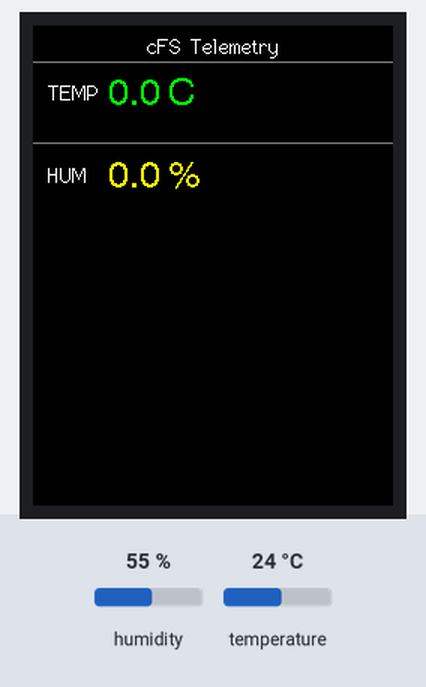
Recording of a program running on a simulated ESP32. Shown: 240×320 colour display. The test bench sets the inputs (shaded band); at power-on: humidity 55 %, temperature 24 °C. What the program prints to the serial monitor is not drawn.

Above: at 1.4 s.
1.5 s: humidity set to 22 %
At 5.2 s:
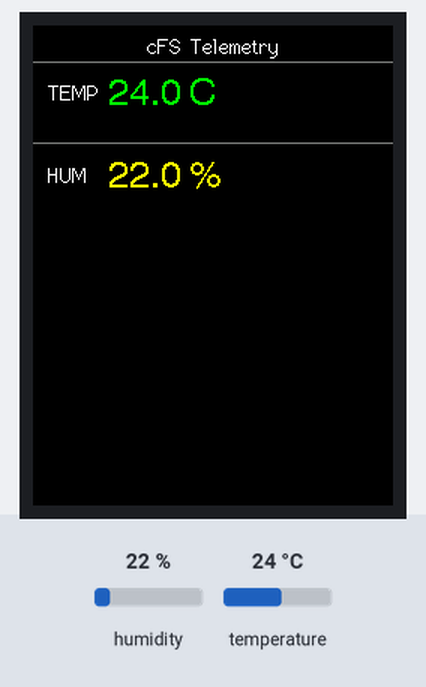
5.8 s: temperature set to 12 °C
At 9.2 s:
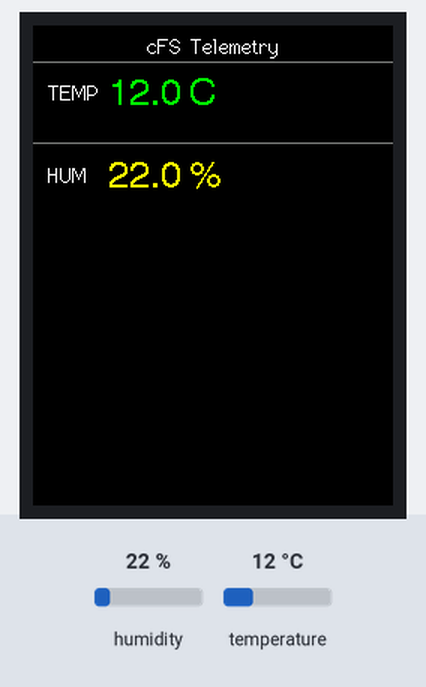
9.8 s: humidity set to 40 %
At 12.7 s:
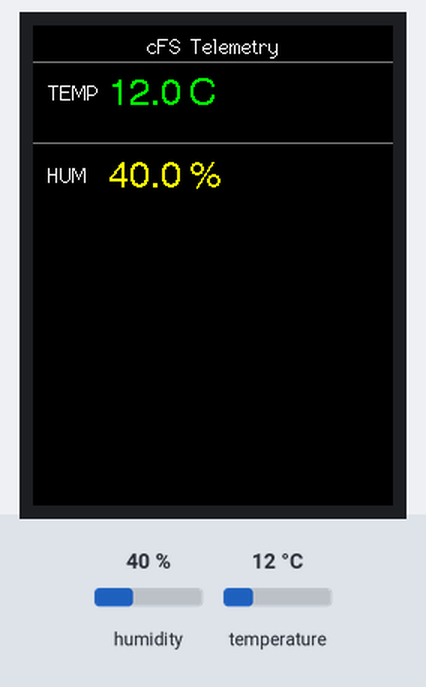
13.8 s: temperature set to 19 °C
17.9 s: humidity set to 68 %
At 21.4 s:
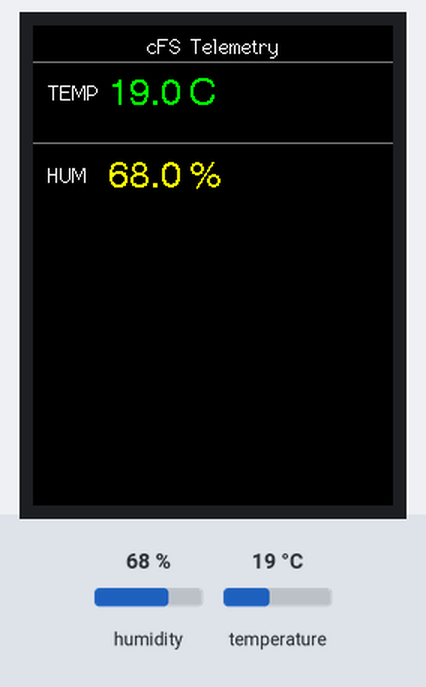
21.9 s: temperature set to 28 °C
At 25.5 s:
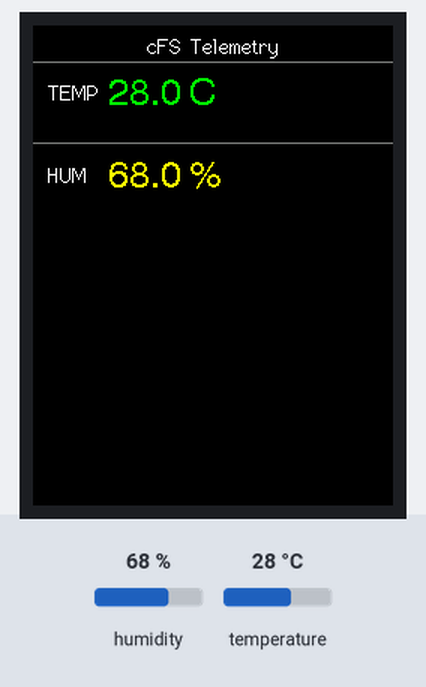
Timing chart, 0 to 26.9 s (numbered marks = the images above; inputs shaded):
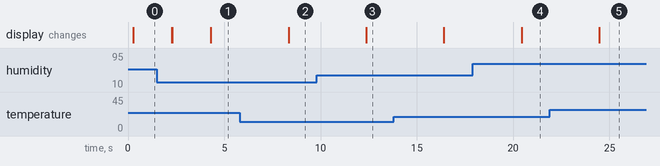

The program:

main.cpp
```cpp
/******************************************
 * CCSDS Temperature and Humidity Collector
 * Author: Cody Carter
 * Date: May 2026
 * Version: 1.2.0
 *
 * Fixed big-endian byte ordering for CCSDS/cFS compatibility
 ******************************************/

#include <Arduino.h>
#include <TFT_eSPI.h>
#include <stdint.h>
#include "DHT.h"

uint16_t sequenceCount = 0;

#define version_Shift               13
#define packet_Type_Shift           12
#define secondary_Header_Flag_Shift 11
#define process_ID_Mask             0x07FF

#define sequence_Flag_Shift         14
#define sequence_CountName_Mask     0x3FFF

#define DHT11_PIN 21
DHT dht11(DHT11_PIN, DHT11);

QueueHandle_t TempQueue;
QueueHandle_t HumidQueue;

struct Primary_Header {
    uint16_t packet_ID;
    uint16_t sequence_Control;
    uint16_t data_Length;
} __attribute__((packed));

struct Secondary_Header {
    uint16_t seconds;
    uint16_t subseconds;
    int16_t  temperature_C;
    uint16_t humidity;
} __attribute__((packed));

struct Telemetry_Packet {
    Primary_Header primary;
    Secondary_Header secondary;
} __attribute__((packed));

static inline uint16_t build_PacketID(
    uint8_t version,
    uint8_t packet_Type,
    uint8_t secondary_Header_Flag,
    uint16_t process_ID
) {
    return ((version & 0x7) << version_Shift) |
           ((packet_Type & 0x1) << packet_Type_Shift) |
           ((secondary_Header_Flag & 0x1) << secondary_Header_Flag_Shift) |
           (process_ID & process_ID_Mask);
}

static inline uint16_t build_Sequence_Control(
    uint8_t sequence_Flags,
    uint16_t sequence_CountName
) {
    return ((sequence_Flags & 0x3) << sequence_Flag_Shift) |
           (sequence_CountName & sequence_CountName_Mask);
}

TFT_eSPI tft = TFT_eSPI();
TFT_eSprite valueSprite = TFT_eSprite(&tft); // off-screen buffer, avoids flicker on redraw

void drawDashboardFrame() {
    tft.fillScreen(TFT_BLACK);
    tft.setTextDatum(TC_DATUM);
    tft.setTextColor(TFT_WHITE, TFT_BLACK);
    tft.drawString("cFS Telemetry", tft.width() / 2, 6, 2);
    tft.drawFastHLine(0, 24, tft.width(), TFT_DARKGREY);

    tft.setTextDatum(ML_DATUM);
    tft.drawString("TEMP", 10, 45, 2);
    tft.drawString("HUM",  10, 100, 2);
    tft.drawFastHLine(0, 78, tft.width(), TFT_DARKGREY);
}

void updateData(float temperature, float humidity) {
    valueSprite.fillSprite(TFT_BLACK);
    valueSprite.setTextColor(TFT_GREEN, TFT_BLACK);
    valueSprite.drawString(String(temperature, 1) + " C", 0, 15, 4);
    valueSprite.pushSprite(50, 32);

    valueSprite.fillSprite(TFT_BLACK);
    valueSprite.setTextColor(TFT_YELLOW, TFT_BLACK);
    valueSprite.drawString(String(humidity, 1) + " %", 0, 15, 4);
    valueSprite.pushSprite(50, 87);
}

void readDHT11(void *parameter) {
    for (;;) {
        float temp = dht11.readTemperature();
        float humid = dht11.readHumidity();
        xQueueOverwrite(TempQueue, &temp);
        xQueueOverwrite(HumidQueue, &humid);
        vTaskDelay(2000 / portTICK_PERIOD_MS);
    }
}

void updateGUI(void *parameter) {
    float temp, humid;
    for (;;) {
        xQueuePeek(TempQueue, &temp, 0);
        xQueuePeek(HumidQueue, &humid, 0);
        updateData(temp, humid);
        vTaskDelay(2000 / portTICK_PERIOD_MS);
    }
}

const uint8_t SYNC_BYTES[2] = {0xAA, 0x55};

static inline uint16_t hton16(uint16_t v) {
    return ((v >> 8) & 0xFF) | ((v & 0xFF) << 8);
}

void createPacketAndSend(void *parameter) {
    for (;;) {
        Telemetry_Packet packet{};

        uint16_t pid = build_PacketID(0, 0, 1, 0x096);
        packet.primary.packet_ID = hton16(pid);

        uint16_t seq = build_Sequence_Control(3, sequenceCount++);
        packet.primary.sequence_Control = hton16(seq);

        uint16_t dlen = sizeof(Secondary_Header) - 1;
        packet.primary.data_Length = hton16(dlen);

        float temp = 0, humid = 0;
        xQueuePeek(TempQueue, &temp, 0);
        xQueuePeek(HumidQueue, &humid, 0);

        packet.secondary.seconds       = hton16(0);
        packet.secondary.subseconds    = hton16(0);
        packet.secondary.temperature_C = hton16((uint16_t)(int16_t)(temp * 100));
        packet.secondary.humidity      = hton16((uint16_t)(humid * 100));

        uint16_t len = sizeof(Telemetry_Packet); // 14 bytes: 6-byte primary + 8-byte secondary

        Serial.write(SYNC_BYTES, sizeof(SYNC_BYTES)); // marker — leave native, bridge scans for it
        Serial.write((uint8_t*)&len, sizeof(len));     // length prefix — leave native little-endian
        Serial.write((uint8_t*)&packet, len);          // packet body — now big-endian throughout

        vTaskDelay(2000 / portTICK_PERIOD_MS);
    }
}

void setup() {
    Serial.begin(115200);
    dht11.begin();
    tft.init();
    tft.setRotation(0); // adjust 0-3 depending on how the display sits in your enclosure

    valueSprite.createSprite(100, 30);
    valueSprite.setTextDatum(ML_DATUM);

    drawDashboardFrame();

    TempQueue  = xQueueCreate(1, sizeof(float));
    HumidQueue = xQueueCreate(1, sizeof(float));
    xTaskCreatePinnedToCore(readDHT11, "Read DHT11", 4096, NULL, 1, NULL, 0);
    xTaskCreatePinnedToCore(updateGUI, "Update GUI", 4096, NULL, 1, NULL, 1);
    xTaskCreatePinnedToCore(createPacketAndSend, "Create Packet and Send", 4096, NULL, 1, NULL, 1);
}

void loop() {
    // Nothing yet — sensor/data source to be wired back in later
}
```

Measured:
- after the input at 5.8 s, the display: changes after 2.5 s (image 2)
- after the input at 9.8 s, the display: changes after 2.6 s (image 3)
- after the input at 17.9 s, the display: changes after 2.6 s (image 4)
- after the input at 21.9 s, the display: changes after 2.6 s (image 5)
